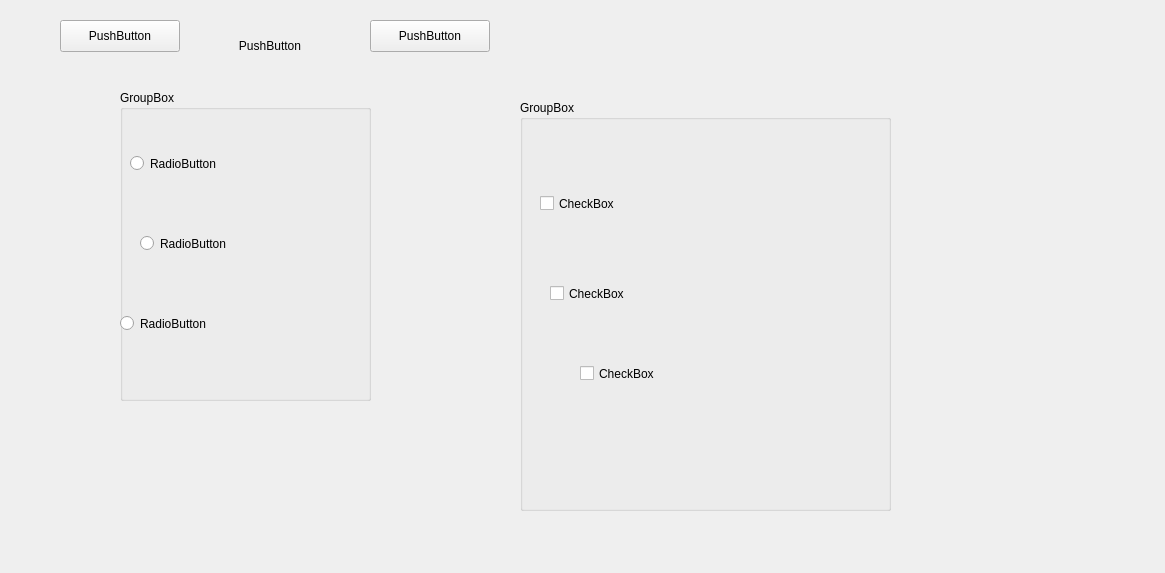
<?xml version="1.0" encoding="UTF-8"?>
<ui version="4.0">
 <class>MyWidget</class>
 <widget class="QWidget" name="MyWidget">
  <property name="geometry">
   <rect>
    <x>0</x>
    <y>0</y>
    <width>1165</width>
    <height>573</height>
   </rect>
  </property>
  <property name="windowTitle">
   <string>MyWidget</string>
  </property>
  <widget class="QPushButton" name="pushBtn1">
   <property name="geometry">
    <rect>
     <x>60</x>
     <y>20</y>
     <width>120</width>
     <height>32</height>
    </rect>
   </property>
   <property name="text">
    <string>PushButton</string>
   </property>
   <property name="checkable">
    <bool>true</bool>
   </property>
  </widget>
  <widget class="QPushButton" name="pushBtn2">
   <property name="geometry">
    <rect>
     <x>210</x>
     <y>30</y>
     <width>120</width>
     <height>32</height>
    </rect>
   </property>
   <property name="text">
    <string>PushButton</string>
   </property>
   <property name="flat">
    <bool>true</bool>
   </property>
  </widget>
  <widget class="QPushButton" name="pushBtn3">
   <property name="geometry">
    <rect>
     <x>370</x>
     <y>20</y>
     <width>120</width>
     <height>32</height>
    </rect>
   </property>
   <property name="text">
    <string>PushButton</string>
   </property>
   <property name="icon">
    <iconset>
     <normaloff>images/１.png</normaloff>images/１.png</iconset>
   </property>
   <property name="iconSize">
    <size>
     <width>300</width>
     <height>50</height>
    </size>
   </property>
  </widget>
  <widget class="QGroupBox" name="groupBox">
   <property name="geometry">
    <rect>
     <x>120</x>
     <y>90</y>
     <width>251</width>
     <height>311</height>
    </rect>
   </property>
   <property name="title">
    <string>GroupBox</string>
   </property>
   <widget class="QRadioButton" name="radioButton">
    <property name="geometry">
     <rect>
      <x>10</x>
      <y>60</y>
      <width>140</width>
      <height>27</height>
     </rect>
    </property>
    <property name="text">
     <string>RadioButton</string>
    </property>
   </widget>
   <widget class="QRadioButton" name="radioButton_2">
    <property name="geometry">
     <rect>
      <x>20</x>
      <y>140</y>
      <width>140</width>
      <height>27</height>
     </rect>
    </property>
    <property name="text">
     <string>RadioButton</string>
    </property>
   </widget>
   <widget class="QRadioButton" name="radioButton_3">
    <property name="geometry">
     <rect>
      <x>0</x>
      <y>220</y>
      <width>140</width>
      <height>27</height>
     </rect>
    </property>
    <property name="text">
     <string>RadioButton</string>
    </property>
   </widget>
  </widget>
  <widget class="QGroupBox" name="groupBox_2">
   <property name="geometry">
    <rect>
     <x>520</x>
     <y>100</y>
     <width>371</width>
     <height>411</height>
    </rect>
   </property>
   <property name="title">
    <string>GroupBox</string>
   </property>
   <widget class="QCheckBox" name="checkBox">
    <property name="geometry">
     <rect>
      <x>20</x>
      <y>90</y>
      <width>115</width>
      <height>27</height>
     </rect>
    </property>
    <property name="text">
     <string>CheckBox</string>
    </property>
   </widget>
   <widget class="QCheckBox" name="checkBox_2">
    <property name="geometry">
     <rect>
      <x>30</x>
      <y>180</y>
      <width>115</width>
      <height>27</height>
     </rect>
    </property>
    <property name="text">
     <string>CheckBox</string>
    </property>
   </widget>
   <widget class="QCheckBox" name="checkBox_3">
    <property name="geometry">
     <rect>
      <x>60</x>
      <y>260</y>
      <width>115</width>
      <height>27</height>
     </rect>
    </property>
    <property name="text">
     <string>CheckBox</string>
    </property>
   </widget>
  </widget>
 </widget>
 <layoutdefault spacing="6" margin="11"/>
 <resources/>
 <connections/>
</ui>
